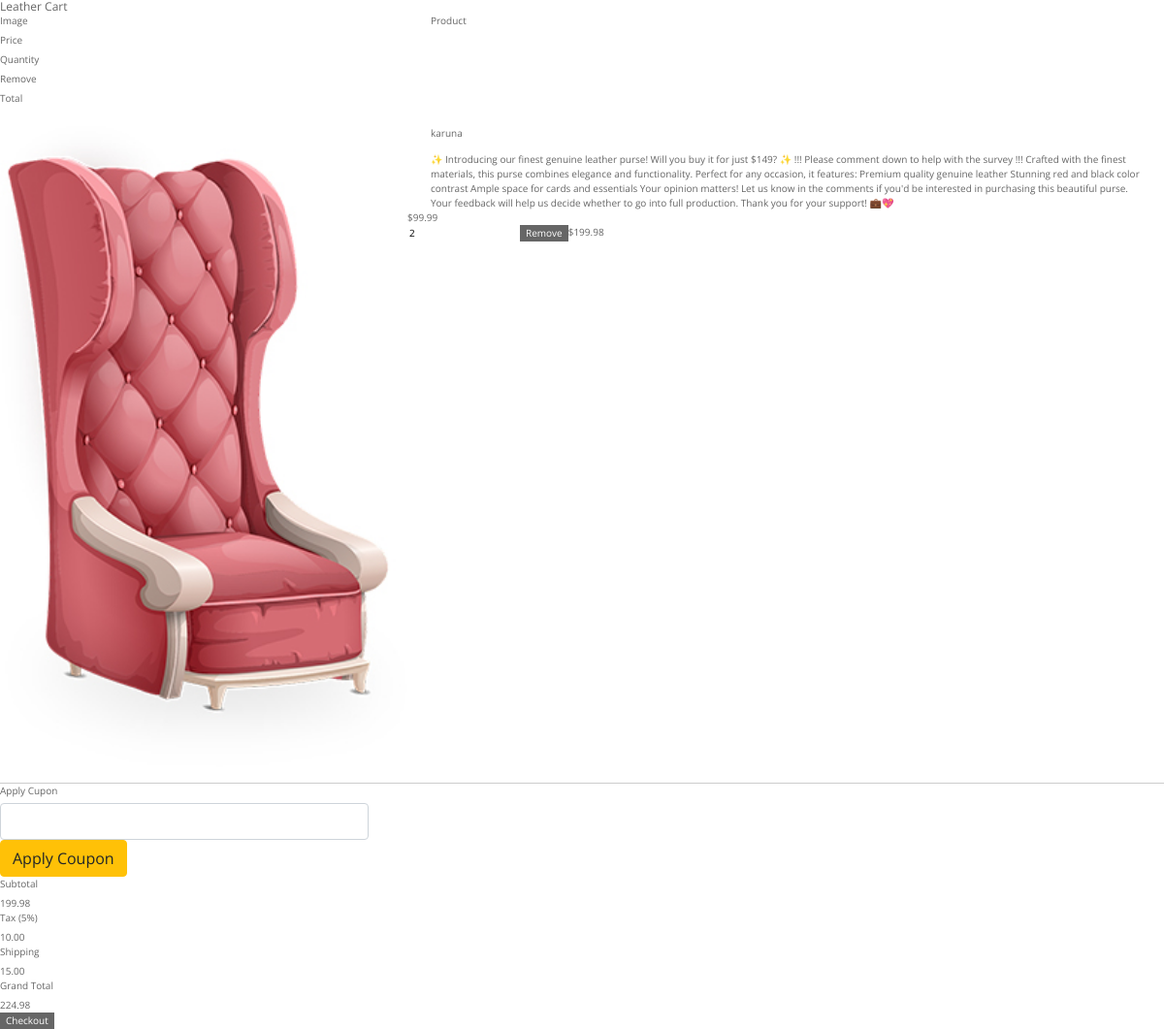
/shopping_cart/ (signed in), run on the app's committed database.
### leather_web/models.py (models this page shows, shortened)
class shopping_cart(models.Model):
    cart_id = models.AutoField(primary_key=True)
    user = models.ForeignKey(get_user_model(), on_delete=models.CASCADE)
    product = models.ForeignKey(Display_Product, on_delete=models.CASCADE)
    quantity = models.IntegerField()
    date_added = models.DateTimeField(auto_now_add=True)

class Display_Product(models.Model):
    product_id = models.AutoField(primary_key=True)
    product_name = models.CharField(max_length=100)
    product_price = models.DecimalField(max_digits=10, decimal_places=2)
    product_title = models.CharField(max_length=100)
    product_color = models.ManyToManyField('Color')
    product_catagory = models.ManyToManyField('Catagory')
    product_design_catagory = models.ManyToManyField('Design_Catagory')
    product_added_date = models.DateTimeField(auto_now_add=True)
    volume_description = models.ForeignKey(Volume_Description, on_delete=models.CASCADE)
    weight_description = models.DecimalField(max_digits=10, decimal_places=2)
    text_description = models.TextField()
    product_image = models.ManyToManyField('ProductImage')
    Instagram_Post = models.ManyToManyField('Instagram_Post' , blank=True , null=True)

class ProductImage(models.Model):
    image_id = models.AutoField(primary_key=True)
    image = models.ImageField(upload_to='product_images/')

### leather_web/views.py (the view, shortened to what this page needs)
# urls.py: path('shopping_cart/', views.shopping_cart_view, name='shopping_cart'),
def shopping_cart_view(request):
    if request.user.is_authenticated:
        user = request.user
        cart_items = shopping_cart.objects.filter(user=user)
        context = {
            'cart_items': cart_items,
        }
    else:
        context = {}
    return render(request, 'events/shopping_cart.html', context)

### leather_web/templatetags/custom_tags.py (called while the page is built)
@register.filter
def multiply(value, arg):
    return value * arg

### leather_web/templates/events/shopping_cart.html (shortened to what this page needs)
{% load static %}
{% load custom_tags %}
{% block content %}
<!DOCTYPE html>
<html lang="en">
<head>
  <link rel="stylesheet" type="text/css" href="{% static 'css/bootstrap.css' %}" />
  <link href="{% static 'css/font-awesome.min.css' %}" rel="stylesheet" />
  <link href="{% static 'css/style.css' %}" rel="stylesheet" />
  <link href="{% static 'css/responsive.css' %}" rel="stylesheet" />
</head>
<body>
  <h1>Leather Cart</h1>
  <div class="shopping-cart">
    <div class="column-labels">
      <label class="product-image">Image</label>
      <label class="product-details">Product</label>
      <label class="product-price">Price</label>
      <label class="product-quantity">Quantity</label>
      <label class="product-removal">Remove</label>
      <label class="product-line-price">Total</label>
    </div>
    {% for item in cart_items %}
    <div class="product" data-product-id="{{ item.product.product_id }}">
      <div class="product-image">
        <img src="{{ item.product.product_image.first.image.url }}" alt="Product Image">
      </div>
      <div class="product-details">
        <div class="product-title">{{ item.product.product_name }}</div>
        <p class="product-description">{{ item.product.text_description }}</p>
      </div>
      <div class="product-price">${{ item.product.product_price }}</div>
      <div class="product-quantity">
        <input type="number" value="{{ item.quantity }}" min="1" data-product-id="{{ item.product.product_id }}" onchange="updateQuantity_ajax({{ item.product.product_id }})">
      </div>
      <div class="product-removal">
        <button class="remove-product" data-product-id="{{ item.product.product_id }}" onclick="removeItem({{ item.product.product_id }})">Remove</button>
      </div>
      <div class="product-line-price">${{ item.product.product_price|multiply:item.quantity }}</div>
    </div>
    {% endfor %}
    <div style="margin-top: 5px;" class="row" >
      <div class="col-md-4 col-sm-6 col-xs-12">
        <form method="POST" action="#">
        <div class="form-group">
            <label class="control-label">Apply Cupon</label>
            <input name="coupon_code" type="text" class="form-control" value="">
        </div>
        <button class="btn btn-warning" type="submit">Apply Coupon</button>
        </form>
      </div>
    </div>
    <div class="totals">
      <div class="totals-item">
        <label>Subtotal</label>
        <div class="totals-value" id="cart-subtotal">${{ subtotal }}</div>
      </div>
      <div class="totals-item">
        <label>Tax (5%)</label>
        <div class="totals-value" id="cart-tax">${{ tax }}</div>
      </div>
      <div class="totals-item">
        <label>Shipping</label>
        <div class="totals-value" id="cart-shipping">${{ shipping }}</div>
      </div>
      <div class="totals-item totals-item-total">
        <label>Grand Total</label>
        <div class="totals-value" id="cart-total">${{ total }}</div>
      </div>
    </div>
    <div class="totals-item totals-item-total justify-content-center">
      <button class="checkout">Checkout</button>
    </div>
  </div>
</body>
</html>
{% endblock %}

### static/css/style.css (style rules this page uses)
body { font-family: "Poppins", sans-serif; color: #0c0c0c; background-color: #ffffff; overflow-x: hidden; }
.btn, .btn:focus { outline: none !important; -webkit-box-shadow: none; box-shadow: none; }

### data on the page
shopping_cart: product.product_image.first.image (picture), product.product_name "karuna", product.text_description "✨ Introducing our finest genuine leather purse! Will you buy it for just $149? ✨ !!! Please comment down to help with the survey !!! Crafted with the finest materials, this purse combines elegance and functionality. Perfect for any occasion, it features: Premium quality genuine leather Stunning red and black color contrast Ample space for cards and essentials Your opinion matters! Let us know in the comments if you'd be interested in purchasing this beautiful purse. Your feedback will help us decide whether to go into full production. Thank you for your support! 💼💖", product.product_price "99.99", quantity "2", product.product_price|multiply "199.98"
